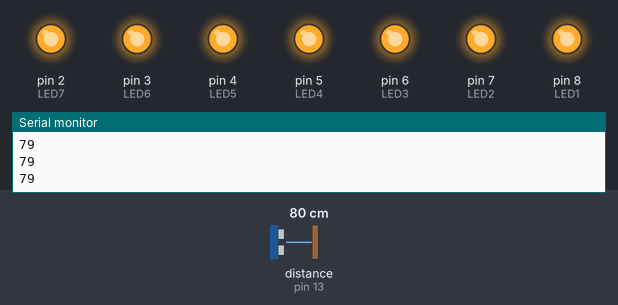
Recording of a sketch running on a simulated Arduino Uno, built with avr-gcc and run on an emulated ATmega328P. On the bench: output pins drawn as LEDs (lit = HIGH), the last lines printed to the serial monitor. Wiring (inferred from the names in the program): ultrasonic range finder: trigger pin 12; echo pin 13. The test bench sets the inputs (shaded band); at power-on: distance to the obstacle (sensor on pin 13) 80 cm. The echo pulse lasts 58.3 µs per cm; pins used as bus, display or sensor lines are not drawn.

Above: at 1.2 s.
1.3 s: distance to the obstacle (sensor on pin 13) set to 96 cm
2.8 s: distance to the obstacle (sensor on pin 13) set to 104 cm
At 3.1 s:
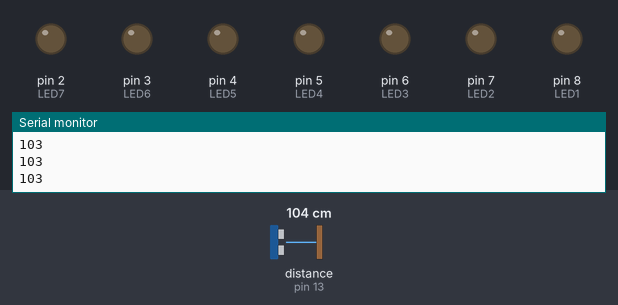
4.3 s: distance to the obstacle (sensor on pin 13) set to 2 cm
At 5.2 s:
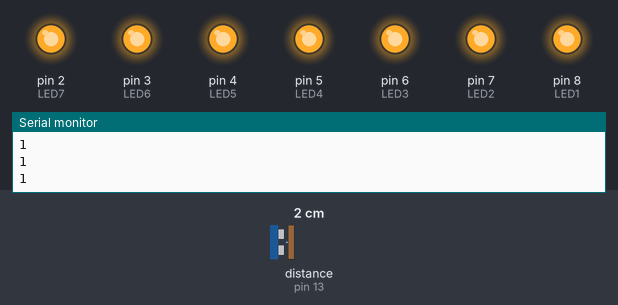
5.8 s: distance to the obstacle (sensor on pin 13) set to 120 cm
At 6.4 s:
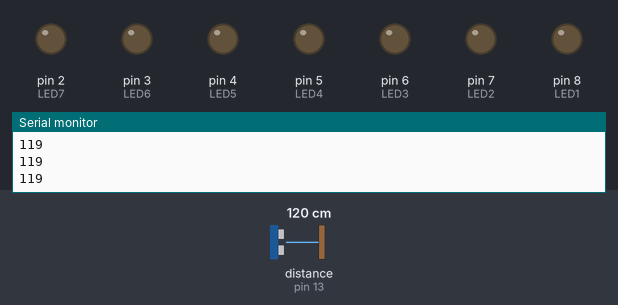
Timing chart, 0 to 8.3 s (numbered marks = the images above; inputs shaded):
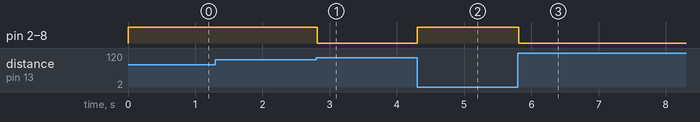

The sketch:

Light+distance.ino
```cpp
//Yuyan Zhang Part
const int echo = 13;
const int trig = 12;

//Liwen Liang Part
const int LED1 = 8;
const int LED2 = 7;
const int LED3 = 6;
const int LED4 = 5;
const int LED5 = 4;
const int LED6 = 3;
const int LED7 = 2;

//Yuyan Zhang Part
int duration = 0;
int distance = 0;

//Liwen Liang Part
void setup() {
  pinMode(trig, OUTPUT);
  pinMode(echo, INPUT);


  pinMode(LED1, OUTPUT);
  pinMode(LED2, OUTPUT);
  pinMode(LED3, OUTPUT);
  pinMode(LED4, OUTPUT);
  pinMode(LED5, OUTPUT);
  pinMode(LED6, OUTPUT);
  pinMode(LED7, OUTPUT);

  Serial.begin(9600);
}

//Yuyan Zhang Part
void loop() {
  digitalWrite(trig, HIGH);
  delayMicroseconds(1000);
  digitalWrite(trig, LOW);

  duration = pulseIn(echo, HIGH);
  distance = (duration / 2) * 0.0343;
  Serial.println(distance);

//Yuyan Zhang and Liwen Liang Part
  if (distance <= 100) {
    digitalWrite(LED1, HIGH);
    digitalWrite(LED2, HIGH);
    digitalWrite(LED3, HIGH);
    digitalWrite(LED4, HIGH);
    digitalWrite(LED5, HIGH);
    digitalWrite(LED6, HIGH);
    digitalWrite(LED7, HIGH);
  } else {
    digitalWrite(LED1, LOW);
    digitalWrite(LED2, LOW);
    digitalWrite(LED3, LOW);
    digitalWrite(LED4, LOW);
    digitalWrite(LED5, LOW);
    digitalWrite(LED6, LOW);
    digitalWrite(LED7, LOW);
  }
}
```

Measured:
- the behaviour switches between 101 and 102 cm on distance to the obstacle (sensor on pin 13) (found by bisection; images 0 and 1)
- after the input at 2.8 s, pin 2 (LED7), pin 3 (LED6), pin 4 (LED5), pin 5 (LED4), pin 6 (LED3), pin 7 (LED2), pin 8 (LED1): HIGH → LOW at once
- after the input at 4.3 s, pin 2 (LED7), pin 3 (LED6), pin 4 (LED5), pin 5 (LED4), pin 6 (LED3), pin 7 (LED2), pin 8 (LED1): LOW → HIGH at once
- after the input at 5.8 s, pin 2 (LED7), pin 3 (LED6), pin 4 (LED5), pin 5 (LED4), pin 6 (LED3), pin 7 (LED2), pin 8 (LED1): HIGH → LOW at once
